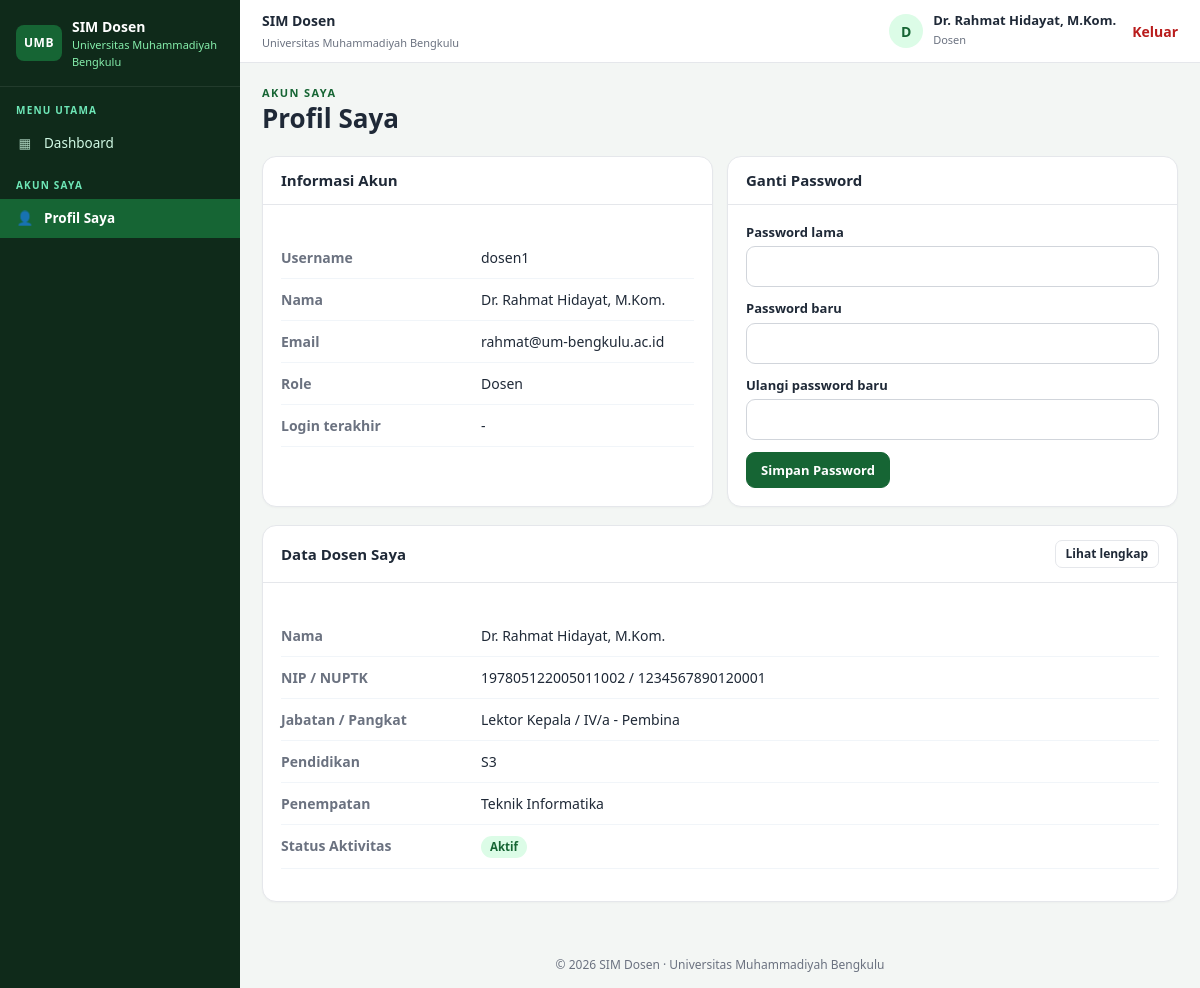
The page /profil.php (signed in) on the database its author committed.
### tables this page shows
CREATE TABLE `pengguna` (
  `id_pengguna` INT UNSIGNED NOT NULL AUTO_INCREMENT,
  `username` VARCHAR(50) NOT NULL,
  `password` VARCHAR(255) NOT NULL,
  `nama_lengkap` VARCHAR(150) NOT NULL,
  `email` VARCHAR(120) DEFAULT NULL,
  `id_role` INT UNSIGNED NOT NULL,
  `id_dosen` INT UNSIGNED DEFAULT NULL,
  `aktif` TINYINT(1) NOT NULL DEFAULT 1,
  `last_login` DATETIME DEFAULT NULL,
  `created_at` TIMESTAMP NOT NULL DEFAULT CURRENT_TIMESTAMP,
  PRIMARY KEY (`id_pengguna`),
  UNIQUE KEY `uq_username` (`username`),
  KEY `fk_pengguna_role` (`id_role`),
  KEY `fk_pengguna_dosen` (`id_dosen`),
  CONSTRAINT `fk_pengguna_role` FOREIGN KEY (`id_role`) REFERENCES `roles` (`id_role`) ON DELETE RESTRICT ON UPDATE CASCADE,
  CONSTRAINT `fk_pengguna_dosen` FOREIGN KEY (`id_dosen`) REFERENCES `dosen` (`id_dosen`) ON DELETE SET NULL ON UPDATE CASCADE
);

CREATE TABLE `dosen` (
  `id_dosen` INT UNSIGNED NOT NULL AUTO_INCREMENT,
  `nomor_registrasi` VARCHAR(30) NOT NULL,
  `nuptk` VARCHAR(20) DEFAULT NULL,
  `nama` VARCHAR(150) NOT NULL,
  `nip` VARCHAR(25) DEFAULT NULL,
  `id_jabatan` INT UNSIGNED DEFAULT NULL,
  `id_pangkat` INT UNSIGNED DEFAULT NULL,
  `id_pendidikan` INT UNSIGNED DEFAULT NULL,
  `id_rumpun` INT UNSIGNED DEFAULT NULL,
  `status_serdos` ENUM('Sudah','Belum') NOT NULL DEFAULT 'Belum',
  `id_status` INT UNSIGNED DEFAULT NULL,
  `ikatan_kerja` ENUM('Dosen Tetap','Dosen Tidak Tetap') NOT NULL DEFAULT 'Dosen Tetap',
  `status_aktivitas` ENUM('Aktif','Cuti','Tugas Belajar','Izin Belajar','Pensiun') NOT NULL DEFAULT 'Aktif',
  `id_penempatan` INT UNSIGNED DEFAULT NULL,
  `created_at` TIMESTAMP NOT NULL DEFAULT CURRENT_TIMESTAMP,
  `updated_at` TIMESTAMP NOT NULL DEFAULT CURRENT_TIMESTAMP ON UPDATE CURRENT_TIMESTAMP,
  PRIMARY KEY (`id_dosen`),
  UNIQUE KEY `uq_nomor_registrasi` (`nomor_registrasi`),
  KEY `idx_nama` (`nama`),
  KEY `fk_dosen_jabatan` (`id_jabatan`),
  KEY `fk_dosen_pangkat` (`id_pangkat`),
  KEY `fk_dosen_pendidikan` (`id_pendidikan`),
  KEY `fk_dosen_rumpun` (`id_rumpun`),
  KEY `fk_dosen_status` (`id_status`),
  KEY `fk_dosen_penempatan` (`id_penempatan`),
  CONSTRAINT `fk_dosen_jabatan` FOREIGN KEY (`id_jabatan`) REFERENCES `jabatan_fungsional` (`id_jabatan`) ON DELETE RESTRICT ON UPDATE CASCADE,
  CONSTRAINT `fk_dosen_pangkat` FOREIGN KEY (`id_pangkat`) REFERENCES `kepangkatan` (`id_pangkat`) ON DELETE RESTRICT ON UPDATE CASCADE,
  CONSTRAINT `fk_dosen_pendidikan` FOREIGN KEY (`id_pendidikan`) REFERENCES `pendidikan` (`id_pendidikan`) ON DELETE RESTRICT ON UPDATE CASCADE,
  CONSTRAINT `fk_dosen_rumpun` FOREIGN KEY (`id_rumpun`) REFERENCES `rumpun_ilmu` (`id_rumpun`) ON DELETE RESTRICT ON UPDATE CASCADE,
  CONSTRAINT `fk_dosen_status` FOREIGN KEY (`id_status`) REFERENCES `status_kepegawaian` (`id_status`) ON DELETE RESTRICT ON UPDATE CASCADE,
  CONSTRAINT `fk_dosen_penempatan` FOREIGN KEY (`id_penempatan`) REFERENCES `penempatan` (`id_penempatan`) ON DELETE RESTRICT ON UPDATE CASCADE
);

CREATE TABLE `jabatan_fungsional` (
  `id_jabatan` INT UNSIGNED NOT NULL AUTO_INCREMENT,
  `nama_jabatan` VARCHAR(80) NOT NULL,
  `aktif` TINYINT(1) NOT NULL DEFAULT 1,
  PRIMARY KEY (`id_jabatan`),
  UNIQUE KEY `uq_nama_jabatan` (`nama_jabatan`)
);

CREATE TABLE `kepangkatan` (
  `id_pangkat` INT UNSIGNED NOT NULL AUTO_INCREMENT,
  `nama_pangkat` VARCHAR(80) NOT NULL,
  `aktif` TINYINT(1) NOT NULL DEFAULT 1,
  PRIMARY KEY (`id_pangkat`),
  UNIQUE KEY `uq_nama_pangkat` (`nama_pangkat`)
);

CREATE TABLE `pendidikan` (
  `id_pendidikan` INT UNSIGNED NOT NULL AUTO_INCREMENT,
  `nama_pendidikan` VARCHAR(60) NOT NULL,
  `aktif` TINYINT(1) NOT NULL DEFAULT 1,
  PRIMARY KEY (`id_pendidikan`),
  UNIQUE KEY `uq_nama_pendidikan` (`nama_pendidikan`)
);

CREATE TABLE `penempatan` (
  `id_penempatan` INT UNSIGNED NOT NULL AUTO_INCREMENT,
  `nama_penempatan` VARCHAR(120) NOT NULL,
  `aktif` TINYINT(1) NOT NULL DEFAULT 1,
  PRIMARY KEY (`id_penempatan`),
  UNIQUE KEY `uq_nama_penempatan` (`nama_penempatan`)
);

### includes/auth.php (called while the page is built, shortened)
<?php
function role_perms()
{
    return array(
        'admin' => array('dosen.view', 'dosen.create', 'dosen.edit', 'dosen.delete', 'master.view', 'master.manage',
            'pengguna.manage', 'roles.manage', 'laporan.view', 'profil.self'),
        'operator' => array('dosen.view', 'dosen.create', 'dosen.edit', 'dosen.delete', 'master.view', 'master.manage',
            'laporan.view', 'profil.self'),
        'pimpinan' => array('dosen.view', 'master.view', 'laporan.view', 'profil.self'),
        'dosen' => array('profil.self'),
    );
}
function current_user()
{
    return isset($_SESSION['user']) ? $_SESSION['user'] : null;
}
function can($perm)
{
    $u = current_user();
    $all = role_perms();
    return isset($all[$u['role']]) && in_array($perm, $all[$u['role']], true);
}

### includes/db.php (called while the page is built, shortened)
<?php
function db()
{
    static $pdo = null;
    if ($pdo !== null) {
        return $pdo;
    }
    $opts = array(
        PDO::ATTR_ERRMODE            => PDO::ERRMODE_EXCEPTION,
        PDO::ATTR_DEFAULT_FETCH_MODE => PDO::FETCH_ASSOC,
        PDO::ATTR_EMULATE_PREPARES   => false,
    );
    foreach (explode(',', DB_PORTS) as $port) {
        try {
            $dsn = 'mysql:host=' . DB_HOST . ';port=' . trim($port) . ';dbname=' . DB_NAME . ';charset=utf8mb4';
            $pdo = new PDO($dsn, DB_USER, DB_PASS, $opts);
            return $pdo;
        } catch (PDOException $e) {
            $last = $e->getMessage();
        }
    }
}

### includes/dosen_lib.php (called while the page is built, shortened)
<?php
function dosen_select_base()
{
    return 'SELECT d.*, j.nama_jabatan, k.nama_pangkat, pd.nama_pendidikan, r.nama_rumpun, s.nama_status, pn.nama_penempatan
            FROM dosen d
            LEFT JOIN jabatan_fungsional j ON j.id_jabatan = d.id_jabatan
            LEFT JOIN kepangkatan k ON k.id_pangkat = d.id_pangkat
            LEFT JOIN pendidikan pd ON pd.id_pendidikan = d.id_pendidikan
            LEFT JOIN rumpun_ilmu r ON r.id_rumpun = d.id_rumpun
            LEFT JOIN status_kepegawaian s ON s.id_status = d.id_status
            LEFT JOIN penempatan pn ON pn.id_penempatan = d.id_penempatan';
}
function dosen_find($id)
{
    $st = db()->prepare(dosen_select_base() . ' WHERE d.id_dosen = ?');
    $st->execute(array((int) $id));
    $r = $st->fetch();
    return $r ? $r : null;
}

### profil.php (the view, shortened to what this page needs)
<?php
require __DIR__ . '/includes/dosen_lib.php';
$u = current_user();
$errors = array();
$st = db()->prepare('SELECT * FROM pengguna WHERE id_pengguna = ?');
$st->execute(array($u['id']));
$akun = $st->fetch();
$d = $u['id_dosen'] ? dosen_find($u['id_dosen']) : null;
$active = 'profil';
function pe($errors, $k)
{
    return isset($errors[$k]) ? '<span class="err">' . e($errors[$k]) . '</span>' : '';
}
include __DIR__ . '/includes/header.php';
?>
<div class="page-head"><div><div class="eyebrow">Akun Saya</div><h1>Profil Saya</h1></div></div>
<div class="grid g2">
  <div class="card"><div class="card-head"><h3>Informasi Akun</h3></div><div class="card-body"><dl class="dl">
    <dt>Username</dt><dd><?= e($akun['username']) ?></dd><dt>Nama</dt><dd><?= e($akun['nama_lengkap']) ?></dd>
    <dt>Email</dt><dd><?= dash($akun['email']) ?></dd><dt>Role</dt><dd><?= e($u['role_nama']) ?></dd>
    <dt>Login terakhir</dt><dd><?= tgl($akun['last_login']) ?></dd></dl></div></div>
  <div class="card"><div class="card-head"><h3>Ganti Password</h3></div><div class="card-body">
    <form method="post" autocomplete="off"><?= csrf_field() ?>
      <div class="field" style="margin-bottom:12px"><label>Password lama</label><input type="password" name="lama" required><?= pe($errors, 'lama') ?></div>
      <div class="field" style="margin-bottom:12px"><label>Password baru</label><input type="password" name="baru" required autocomplete="new-password"><?= pe($errors, 'baru') ?></div>
      <div class="field" style="margin-bottom:12px"><label>Ulangi password baru</label><input type="password" name="konfirmasi" required autocomplete="new-password"><?= pe($errors, 'konfirmasi') ?></div>
      <button class="btn btn-primary" type="submit">Simpan Password</button></form></div></div>
</div>
<?php if ($d): ?>
<div class="card"><div class="card-head"><h3>Data Dosen Saya</h3><a class="btn btn-sm" href="dosen_detail.php?id=<?= (int) $d['id_dosen'] ?>">Lihat lengkap</a></div><div class="card-body"><dl class="dl">
  <dt>Nama</dt><dd><?= e($d['nama']) ?></dd><dt>NIP / NUPTK</dt><dd><?= dash($d['nip']) ?> / <?= dash($d['nuptk']) ?></dd>
  <dt>Jabatan / Pangkat</dt><dd><?= dash($d['nama_jabatan']) ?> / <?= dash($d['nama_pangkat']) ?></dd>
  <dt>Pendidikan</dt><dd><?= dash($d['nama_pendidikan']) ?></dd><dt>Penempatan</dt><dd><?= dash($d['nama_penempatan']) ?></dd>
  <dt>Status Aktivitas</dt><dd><?= badge_aktivitas($d['status_aktivitas']) ?></dd></dl></div></div>
<?php endif; ?>
<?php include __DIR__ . '/includes/footer.php'; ?>

### includes/header.php (shortened to what this page needs)
<?php
$u = current_user();
$active = isset($active) ? $active : '';
function menu_item($href, $label, $key, $active, $icon)
{
    $cls = ($key === $active) ? 'nav-item active' : 'nav-item';
    return '<a class="' . $cls . '" href="' . e($href) . '"><span class="ico">' . $icon . '</span>' . e($label) . '</a>';
}
?><!doctype html>
<html lang="id">
<head>
<link rel="stylesheet" href="assets/style.css">
</head>
<body class="app">
<aside class="sidebar" id="sidebar">
  <div class="brand"><span class="logo">UMB</span><div><strong><?= e(APP_NAME) ?></strong><small><?= e(APP_INSTITUSI) ?></small></div></div>
  <nav>
    <div class="nav-title">Menu Utama</div>
    <?= menu_item('dashboard.php', 'Dashboard', 'dashboard', $active, '&#9638;') ?>
    <div class="nav-title">Akun Saya</div>
    <?= menu_item('profil.php', 'Profil Saya', 'profil', $active, '&#128100;') ?>
  </nav>
</aside>
<div class="main">
  <header class="topbar">
    <div class="top-title"><strong><?= e(APP_NAME) ?></strong><small><?= e(APP_INSTITUSI) ?></small></div>
    <div class="top-user">
      <span class="avatar"><?= e(strtoupper(substr($u['nama'], 0, 1))) ?></span>
      <div class="who"><strong><?= e($u['nama']) ?></strong><small><?= e($u['role_nama']) ?></small></div>
      <a class="logout" href="logout.php" onclick="return confirm('Apakah Anda yakin ingin keluar?')">Keluar</a>
    </div>
  </header>
  <main class="content">

### includes/helpers.php (shortened to what this page needs)
<?php
function e($v)
{
    return htmlspecialchars((string) $v, ENT_QUOTES, 'UTF-8');
}
function tgl($s)
{
    if (!$s) {
        return '-';
    }
    return date('d-m-Y H:i', strtotime($s));
}
function badge($text, $kind = 'gray')
{
    return '<span class="badge badge-' . e($kind) . '">' . e($text) . '</span>';
}
function badge_aktivitas($s)
{
    $map = array('Aktif' => 'green', 'Cuti' => 'amber', 'Tugas Belajar' => 'blue', 'Izin Belajar' => 'blue', 'Pensiun' => 'gray');
    return badge($s, isset($map[$s]) ? $map[$s] : 'gray');
}
function dash($v)
{
    return ($v === null || $v === '') ? '-' : e($v);
}

### assets/style.css (style rules this page uses)
:root { --green:#166534;--green-d:#0f2a1a;--green-l:#dcfce7;--bg:#f3f6f4;--card:#fff;--text:#1f2937;--muted:#6b7280;--line:#e5e7eb;--red:#b91c1c;--amber:#b45309;--blue:#1d4ed8 }
* { box-sizing:border-box }
html,body { margin:0 }
body { font-family:system-ui,-apple-system,"Segoe UI",Roboto,Arial,sans-serif;background:var(--bg);color:var(--text);font-size:14px;line-height:1.5 }
a { color:var(--green);text-decoration:none }
h1,h2,h3 { margin:0 0 6px;line-height:1.25 }
.app .sidebar { position:fixed;inset:0 auto 0 0;width:240px;background:var(--green-d);color:#d1fae5;overflow-y:auto;z-index:30;padding-bottom:20px }
.brand { display:flex;gap:10px;align-items:center;padding:16px;border-bottom:1px solid rgba(255,255,255,.08) }
.brand strong { display:block;color:#fff }
.brand small { display:block;font-size:11px;color:#86efac }
.logo { background:var(--green);color:#fff;font-weight:700;font-size:12px;padding:9px 8px;border-radius:8px;letter-spacing:.5px }
.nav-title { font-size:10px;letter-spacing:1.2px;text-transform:uppercase;color:#6ee7b7;padding:16px 16px 6px;font-weight:700 }
.nav-item { display:flex;gap:10px;align-items:center;padding:9px 16px;color:#d1fae5;font-size:13.5px }
.nav-item .ico { width:18px;text-align:center;opacity:.8 }
.nav-item.active { background:var(--green);color:#fff;font-weight:600 }
.main { margin-left:240px;min-height:100vh;display:flex;flex-direction:column }
.topbar { display:flex;align-items:center;gap:12px;background:#fff;border-bottom:1px solid var(--line);padding:10px 22px;position:sticky;top:0;z-index:20 }
.top-title strong { display:block }
.top-title small { color:var(--muted);font-size:11px }
.top-user { margin-left:auto;display:flex;align-items:center;gap:10px }
.avatar { width:34px;height:34px;border-radius:50%;background:var(--green-l);color:var(--green);display:grid;place-items:center;font-weight:700 }
.who strong { display:block;font-size:13px;line-height:1.2 }
.who small { color:var(--muted);font-size:11px }
.logout { color:var(--red);font-weight:600;margin-left:6px }
.content { padding:22px;flex:1;width:100%;max-width:1400px }
.eyebrow { font-size:11px;letter-spacing:1.4px;text-transform:uppercase;color:var(--green);font-weight:700 }
.page-head { display:flex;justify-content:space-between;align-items:flex-end;gap:12px;flex-wrap:wrap;margin-bottom:16px }
.page-head h1 { font-size:26px }
.card { background:var(--card);border:1px solid var(--line);border-radius:14px;box-shadow:0 1px 2px rgba(0,0,0,.03);margin-bottom:18px }
.card-head { padding:14px 18px;border-bottom:1px solid var(--line);display:flex;justify-content:space-between;align-items:center;gap:10px;flex-wrap:wrap }
.card-head h3 { margin:0;font-size:15px }
.card-body { padding:18px }
.grid { display:grid;gap:14px }
.g2 { grid-template-columns:repeat(2,1fr) }
.btn { display:inline-block;border:1px solid var(--line);background:#fff;color:var(--text);padding:8px 14px;border-radius:9px;font-size:13px;font-weight:600;cursor:pointer;font-family:inherit }
.btn-primary { background:var(--green);border-color:var(--green);color:#fff }
.btn-sm { padding:4px 10px;font-size:12px;border-radius:7px }
.badge { display:inline-block;padding:2px 9px;border-radius:999px;font-size:11.5px;font-weight:600;white-space:nowrap }
.badge-green { background:#dcfce7;color:#166534 }
.field label { display:block;font-weight:600;margin-bottom:4px;font-size:13px }
input[type=text],input[type=password],input[type=email],input[type=number],select,textarea { width:100%;padding:9px 11px;border:1px solid #d1d5db;border-radius:9px;background:#fff;font:inherit;color:inherit }
.dl { display:grid;grid-template-columns:200px 1fr;gap:0 }
.dl dt,.dl dd { padding:10px 0;border-bottom:1px solid #f1f5f9;margin:0 }
.dl dt { color:var(--muted);font-weight:600 }

### rows shown on the page
pengguna: nama_lengkap "D", nama_lengkap "Dr. Rahmat Hidayat, M.Kom.", username "dosen1", email "rahmat@um-bengkulu.ac.id", last_login "-"
dosen: nama "Dr. Rahmat Hidayat, M.Kom.", nip "197805122005011002", nuptk "1234567890120001", id_jabatan.nama_jabatan "Lektor Kepala", id_pangkat.nama_pangkat "IV/a - Pembina", id_pendidikan.nama_pendidikan "S3", id_penempatan.nama_penempatan "Teknik Informatika", status_aktivitas "Aktif"

### other values the page prints
APP_NAME "SIM Dosen"
APP_INSTITUSI "Universitas Muhammadiyah Bengkulu"
$icon "▦ 👤"
$label "Dashboard Profil Saya"
$u['role_nama'] "Dosen"
